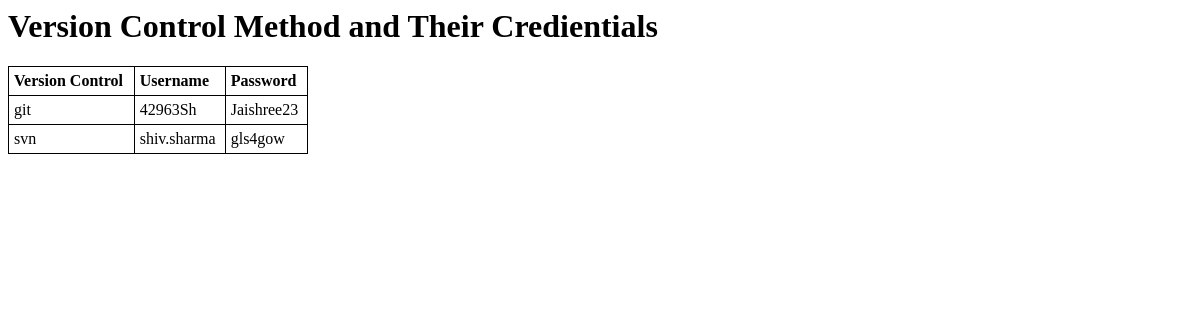
Before: /tagging/vcs/ with the older database file.
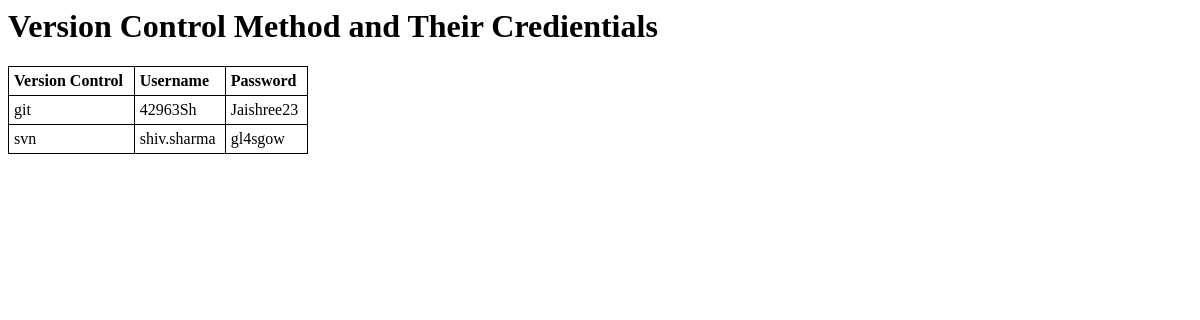
After: the same page with the newer database file.
### tagging/models.py (models this page shows)
class vc_credentials(models.Model):
        VERSION           = (
               (u'svn',u'Subversion'),
               (u'git',u'Git'),
        )
        version_control   = models.CharField(max_length=3, choices=VERSION,primary_key=True)
        userid            = models.CharField("Username",max_length=20)
        password          = models.CharField("Password",max_length=20)
        def __unicode__(self):
		return self.version_control
	def username(self):
		return self.userid
	def passwd(self):
		return self.password

### tagging/views.py (the view)
def vcs(request):
	vcslist = models.vc_credentials.objects.all()
	return render(request, 'vcs.html', {'vcslist' : vcslist})

### templates/vcs.html (shortened to what this page needs)
<html>
<head>
<h1>Version Control Method and Their Credientials</h1>
</head>
<body>
<table style="width:300px">
<tr>
  <th>Version Control</th>
  <th>Username</th>
  <th>Password</th>
</tr>
{% for vc in vcslist %}
<tr>
  <td>{{ vc }}</td>
  <td>{{ vc.username }}</td>
  <td>{{ vc.passwd }}</td>
</tr>
{% endfor %}
</table>
</body>
</html>

Changed rows visible on the page:
changed vc_credentials "svn": passwd "gls4gow" → "gl4sgow"
